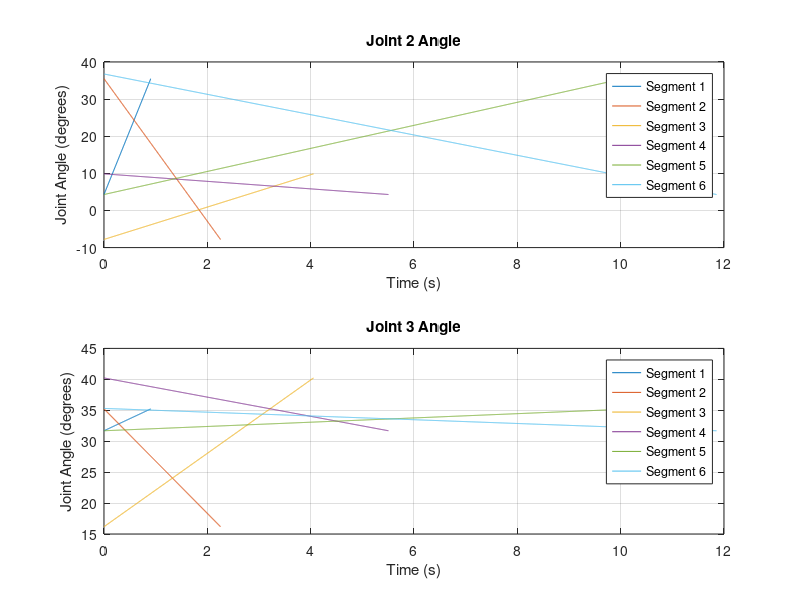

Write MATLAB code to recreate this figure.
clear;
clc;

% Joint angles (in degrees)
q1 = [90.022907, 4.301263, 31.687908, 2.492668, 51.040679, 0.155065];
q2 = [90.000000, 35.497520, 35.221274, 0.000000, 19.281206, -0.000000];
q3 = [0.000000, -7.800398, 16.178010, 0.000000, 80.323297, -0.000000];
q4 = [0.000000, 9.865775, 40.223267, 0.000000, 38.611957, -0.000000];
q5 = [-89.977093, 4.301263, 31.687908, 2.492668, 51.040679, 0.155065];
q6 = [-90.000000, 36.766016, 35.299140, 0.000000, 17.705844, -0.000000];

% Convert to radians
q1 = deg2rad(q1);
q2 = deg2rad(q2);
q3 = deg2rad(q3);
q4 = deg2rad(q4);
q5 = deg2rad(q5);
q6 = deg2rad(q6);

% Time arrays for each trajectory segment
t1 = (0:0.005:0.905)';
t2 = (0:0.005:2.255)';
t3 = (0:0.005:4.055)';
t4 = (0:0.005:5.505)';
t5 = (0:0.005:10.455)';
t6 = (0:0.005:11.855)';

% Trajectory generation using linear interpolation
q_interp1 = repmat(q1, size(t1,1), 1) + (repmat(q2-q1, size(t1,1), 1) .* (t1 / max(t1)));
q_interp2 = repmat(q2, size(t2,1), 1) + (repmat(q3-q2, size(t2,1), 1) .* (t2 / max(t2)));
q_interp3 = repmat(q3, size(t3,1), 1) + (repmat(q4-q3, size(t3,1), 1) .* (t3 / max(t3)));
q_interp4 = repmat(q4, size(t4,1), 1) + (repmat(q5-q4, size(t4,1), 1) .* (t4 / max(t4)));
q_interp5 = repmat(q5, size(t5,1), 1) + (repmat(q6-q5, size(t5,1), 1) .* (t5 / max(t5)));
q_interp6 = repmat(q6, size(t6,1), 1) + (repmat(q1-q6, size(t6,1), 1) .* (t6 / max(t6)));

% Plotting joint angles
figure
subplot(2,1,1)
plot(t1, rad2deg(q_interp1(:,2)), 'DisplayName', 'Segment 1')
hold on
plot(t2, rad2deg(q_interp2(:,2)), 'DisplayName', 'Segment 2')
plot(t3, rad2deg(q_interp3(:,2)), 'DisplayName', 'Segment 3')
plot(t4, rad2deg(q_interp4(:,2)), 'DisplayName', 'Segment 4')
plot(t5, rad2deg(q_interp5(:,2)), 'DisplayName', 'Segment 5')
plot(t6, rad2deg(q_interp6(:,2)), 'DisplayName', 'Segment 6')

xlabel('Time (s)')
ylabel('Joint Angle (degrees)')
title('Joint 2 Angle')
legend('show')
grid on

subplot(2,1,2)
plot(t1, rad2deg(q_interp1(:,3)), 'DisplayName', 'Segment 1')
hold on
plot(t2, rad2deg(q_interp2(:,3)), 'DisplayName', 'Segment 2')
plot(t3, rad2deg(q_interp3(:,3)), 'DisplayName', 'Segment 3')
plot(t4, rad2deg(q_interp4(:,3)), 'DisplayName', 'Segment 4')
plot(t5, rad2deg(q_interp5(:,3)), 'DisplayName', 'Segment 5')
plot(t6, rad2deg(q_interp6(:,3)), 'DisplayName', 'Segment 6')

xlabel('Time (s)')
ylabel('Joint Angle (degrees)')
title('Joint 3 Angle')
legend('show')
grid on